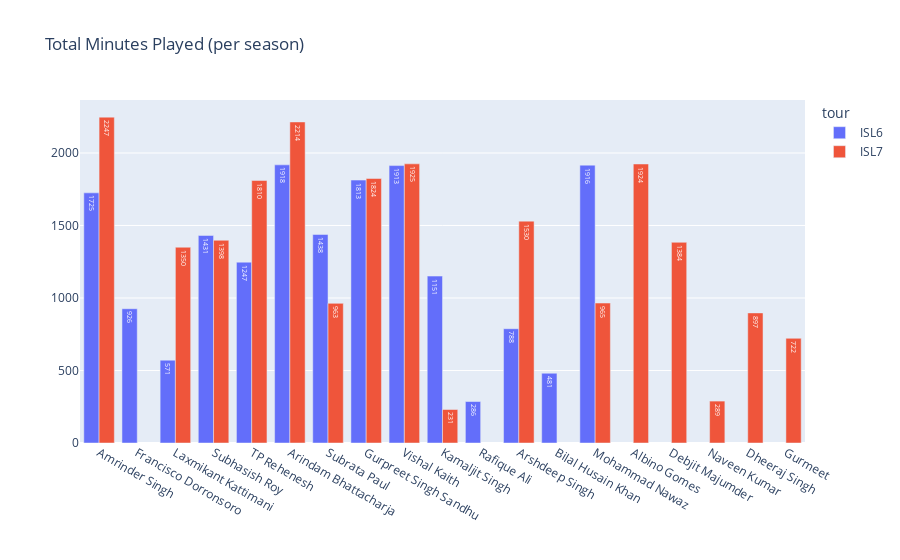

Notebook code for this chart:
### Code cell
# Plotting minutes played per season:
fig = px.bar(x="short_name", y="actual_minutes_played", data_frame=gk_df_mins_df,
             color="tour_name", text="actual_minutes_played", barmode="group",
             title="Total Minutes Played (per season)",
             labels={"short_name": "", "actual_minutes_played": "", "tour_name": "tour"})
fig.update_traces(textfont={"color": "white"})

### Figure 1 — Plotly figure (JSON) as saved in the notebook; plotly's stock layout.template omitted (floating-point values rounded to 4 significant figures)
{"data": [{"alignmentgroup": "True", "hovertemplate": "tour=ISL6<br>=%{text}<extra></extra>", "legendgroup": "ISL6", "marker": {"color": "#636efa", "pattern": {"shape": ""}}, "name": "ISL6", "offsetgroup": "ISL6", "orientation": "v", "showlegend": true, "text": [1725, 926, 571, 1431, 1247, 1918, 1438, 1813, 1913, 1151, 286, 788, 481, 1916], "textfont": {"color": "white"}, "textposition": "auto", "type": "bar", "x": ["Amrinder Singh", "Francisco Dorronsoro", "Laxmikant Kattimani", "Subhasish Roy", "TP Rehenesh", "Arindam Bhattacharja", "Subrata Paul", "Gurpreet Singh Sandhu", "Vishal Kaith", "Kamaljit Singh", "Rafique Ali", "Arshdeep Singh", "Bilal Husain Khan", "Mohammad Nawaz"], "xaxis": "x", "y": [1725, 926, 571, 1431, 1247, 1918, 1438, 1813, 1913, 1151, 286, 788, 481, 1916], "yaxis": "y"}, {"alignmentgroup": "True", "hovertemplate": "tour=ISL7<br>=%{text}<extra></extra>", "legendgroup": "ISL7", "marker": {"color": "#EF553B", "pattern": {"shape": ""}}, "name": "ISL7", "offsetgroup": "ISL7", "orientation": "v", "showlegend": true, "text": [2247, 1350, 1398, 1810, 2214, 963, 1824, 1924, 1384, 1925, 289, 231, 897, 1530, 965, 722], "textfont": {"color": "white"}, "textposition": "auto", "type": "bar", "x": ["Amrinder Singh", "Laxmikant Kattimani", "Subhasish Roy", "TP Rehenesh", "Arindam Bhattacharja", "Subrata Paul", "Gurpreet Singh Sandhu", "Albino Gomes", "Debjit Majumder", "Vishal Kaith", "Naveen Kumar", "Kamaljit Singh", "Dheeraj Singh", "Arshdeep Singh", "Mohammad Nawaz", "Gurmeet"], "xaxis": "x", "y": [2247, 1350, 1398, 1810, 2214, 963, 1824, 1924, 1384, 1925, 289, 231, 897, 1530, 965, 722], "yaxis": "y"}], "layout": {"barmode": "group", "legend": {"title": {"text": "tour"}, "tracegroupgap": 0}, "title": {"text": "Total Minutes Played (per season)"}, "xaxis": {"anchor": "y", "domain": [0, 1], "title": {"text": ""}}, "yaxis": {"anchor": "x", "domain": [0, 1], "title": {"text": ""}}}}
